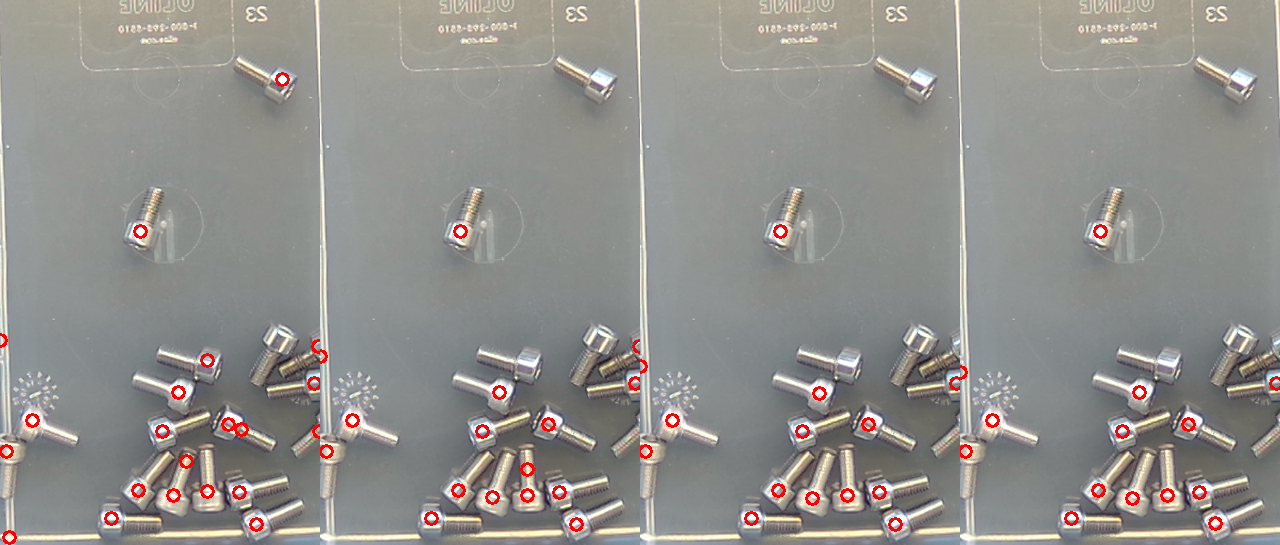
#> input picture dev/cores.png, 1280 x 545 px, given in place of gt27_0.png, which was not available
$ python m9.py
#> lines starting #> are read from the running program, lines starting #| are printed output that depends on the picture; after the words box and inside, x2 and y2 are one past the last pixel; in counts of white or black regions, pixels touching at a corner belong together
### dev/approaches/watershed.py
"""Split-then-count screw counter (watershed approach).

count_screws(frame_bgr, unit=None) -> dict(count, items, debug)
calibrate(frame_bgr, true_count) -> unit (dict)

Pipeline (all at half resolution, S=2):
 1. Bin = largest bright blob (Otsu on blurred grey, closed, convex hull), eroded
    so the outer rim is ignored.  No hand-placed ROI.
 2. Background = heavy median of the frame (screws are thin, so a median window
    several screw-widths wide removes them).  d = grey - background.
    Polarity = sign of the larger extreme of d inside the bin (dark screws on a
    white floor -> negative, shiny screws on a grey floor -> positive).
    peak = 99.9th percentile of the polarity-signed contrast.
 3. Hysteresis mask.  strong = signed contrast > 0.5*peak (only real metal gets
    this far; ghost reflections in translucent walls stay at ~0.25*peak),
    weak = |d| > 0.25*peak.  Keep weak pixels connected to strong ones.  Both
    thresholds are fractions of the image's own peak contrast.  The weak level
    sits above the seam level: the thin gap between two touching screws keeps
    some floor light and drops below 0.25*peak, so the seam gets cut.
 4. Watershed split: distance transform of the mask; markers = DT maxima
    surviving an h-maxima test (h = 0.35*typical shank half-width), which cuts
    necks (end-to-end contacts, point contacts) but not the smooth ridge of one
    screw.  cv2.watershed then grows them inside the mask.
 5. Validation / counting.  Per instance: area, DT max (thickness).  Instances
    with thickness < 0.55x a single screw's (wall edge lines, text, glare
    lines) or area < 0.3 unit are dropped.  Each kept instance counts
    max(1, round(area/unit_area)), so a merged side-by-side pair with no
    visible seam still counts 2.
 unit (auto) = robust mode of instance areas (median, then median in
 [0.5,1.5]x); calibrated unit = kept mask area / true count.
"""
import cv2
import numpy as np

S = 2  # processing downscale


def _bin_mask(g):
    gb = cv2.GaussianBlur(g, (0, 0), 3)
    _, br = cv2.threshold(gb, 0, 255, cv2.THRESH_BINARY + cv2.THRESH_OTSU)
    k = max(3, g.shape[1] // 38) | 1          # ~2.5% of width: closes screw holes in bin blob
    br = cv2.morphologyEx(br, cv2.MORPH_CLOSE, cv2.getStructuringElement(cv2.MORPH_ELLIPSE, (k, k)))
    n, lab, st, _ = cv2.connectedComponentsWithStats(br)
    if n < 2:
        return np.full_like(g, 255)
    i = 1 + int(np.argmax(st[1:, 4]))
    cs, _ = cv2.findContours((lab == i).astype(np.uint8), cv2.RETR_EXTERNAL, cv2.CHAIN_APPROX_SIMPLE)
    hull = cv2.convexHull(max(cs, key=cv2.contourArea))
    m = np.zeros_like(g)
    cv2.drawContours(m, [hull], -1, 255, -1)
    e = max(3, g.shape[1] // 62) | 1          # drop the outer rim (~1.6% of width)
    return cv2.erode(m, cv2.getStructuringElement(cv2.MORPH_ELLIPSE, (e, e)))


# [189 lines left out: functions _floor_mask, _segment, _hmax_markers, _split, _instances, _robust_mode and 5 more, not called in this run]

### dev/approaches/tmp_ws/m9.py
import cv2,numpy as np,sys
sys.path.insert(0,'dev/approaches'); import watershed as W
for n in ['gt27_0','frame_focused']:
    f=cv2.imread(f'dev/{n}.png'); g=cv2.cvtColor(f,6); H,Wd=g.shape
#> further down, f is the input picture: shape (545, 1280, 3); mean B, G, R 140.6, 144, 145.7
#> after `H, Wd = g.shape`: H = 545; Wd = 1280
    b=cv2.resize(W._bin_mask(cv2.resize(g,(Wd//2,H//2))),(Wd,H),interpolation=0)
#> in _bin_mask, `gb = cv2.GaussianBlur(g, (0, 0), 3)`:
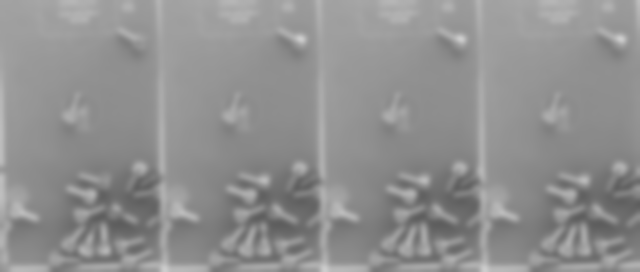
#> gb: shape (272, 640); min 93, max 205, mean 143.9
#> in _bin_mask, `_, br = cv2.threshold(gb, 0, 255, cv2.THRESH_BINARY + cv2.THRESH_OTSU)`:
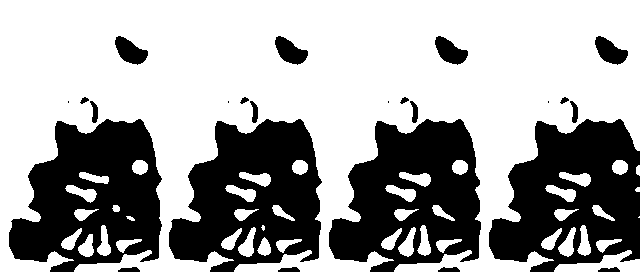
#> br: shape (272, 640); 63.5% white; 24 black regions (4 under 20 px), largest, box (x1, y1, x2, y2) and area: (9, 119, 162, 272) 15205, (489, 119, 640, 272) 15108, (169, 119, 322, 272) 15048
#> in _bin_mask, `br = cv2.morphologyEx(br, cv2.MORPH_CLOSE, cv2.getStructuringElement(c..`:
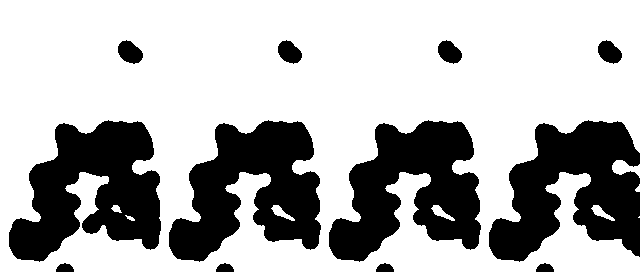
#> br: shape (272, 640); 69.5% white; 12 black regions
#> in _bin_mask, `n, lab, st, _ = cv2.connectedComponentsWithStats(br)`:
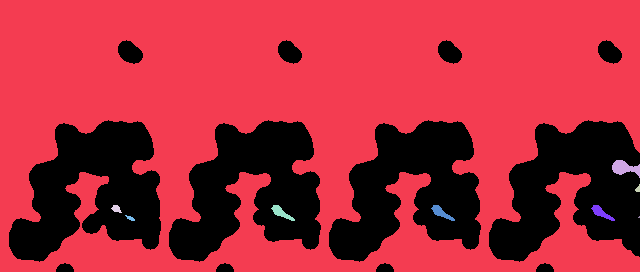
#> lab: shape (272, 640) int32; 10 distinct labels, from 0 to 9; one colour per label, 0 black
#> in _bin_mask, `n, lab, st, _ = cv2.connectedComponentsWithStats(br)`: n = 10; st = [[9, 40, 631, 232, 53079], [0, 0, 640, 272, 120158], [612, 160, 28, 18, 281], [635, 184, 5, 8, 25], [111, 205, 11, 8, 54], [271, 205, 24, 16, 150], [431, 205, 24, 16, 150], [591, 205, 24, 16, 150], [125, 215, 10, 6, 30], [638, 216, 2, 2, 3]]
#> in _bin_mask, `i = 1 + int(np.argmax(st[1:, 4]))`: i = 1
#> in _bin_mask, `cs, _ = cv2.findContours((lab == i).astype(np.uint8), cv2.RETR_EXTERNA..`: cs = 1 contour; box (x1, y1, x2, y2) and area: (0, 0, 640, 272) 159122
#> in _bin_mask, `hull = cv2.convexHull(max(cs, key=cv2.contourArea))`: hull = [[639, 0], [639, 271], [0, 271], [0, 0]]
#> in _bin_mask, `cv2.drawContours(m, [hull], -1, 255, -1)`: m: shape (272, 640); every value is 255
#> b: shape (545, 1280); every value is 255
    gf=g.copy(); gf[b==0]=int(np.median(g[b>0]))
    s=8; bg=cv2.resize(cv2.medianBlur(cv2.resize(gf,(Wd//s,H//s),interpolation=cv2.INTER_AREA),21),(Wd,H)).astype(np.float32)
#> after `bg = cv2.resize(cv2.medianBlur(cv2.resize(gf, (Wd // s, H // s), inter`:
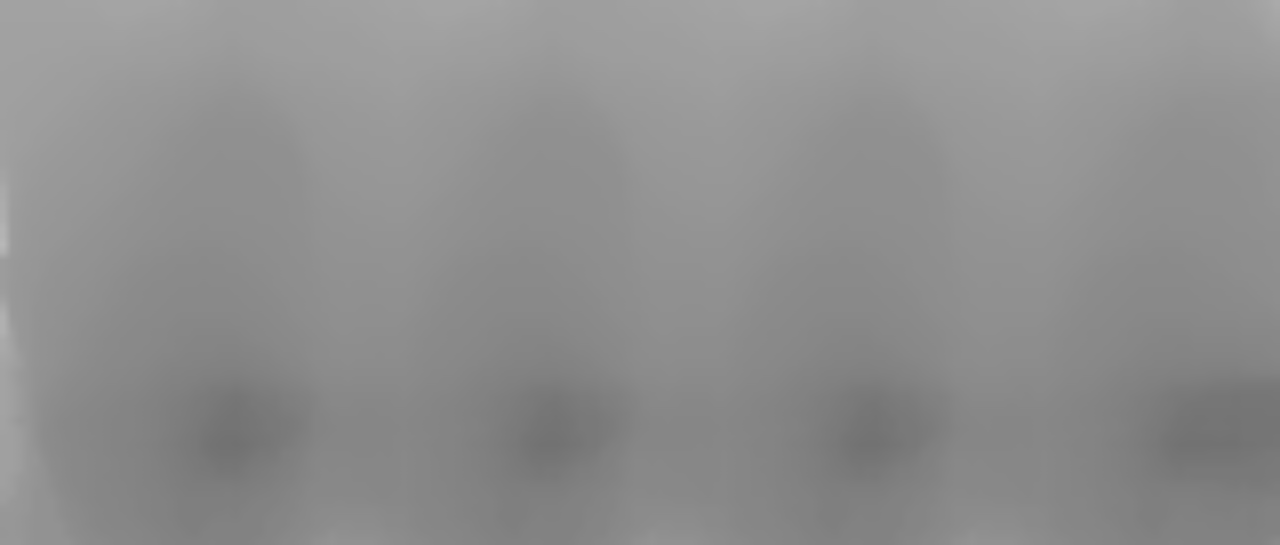
#> bg: shape (545, 1280) float32; min 113, max 184, mean 142.3
    d=gf.astype(np.float32)-bg
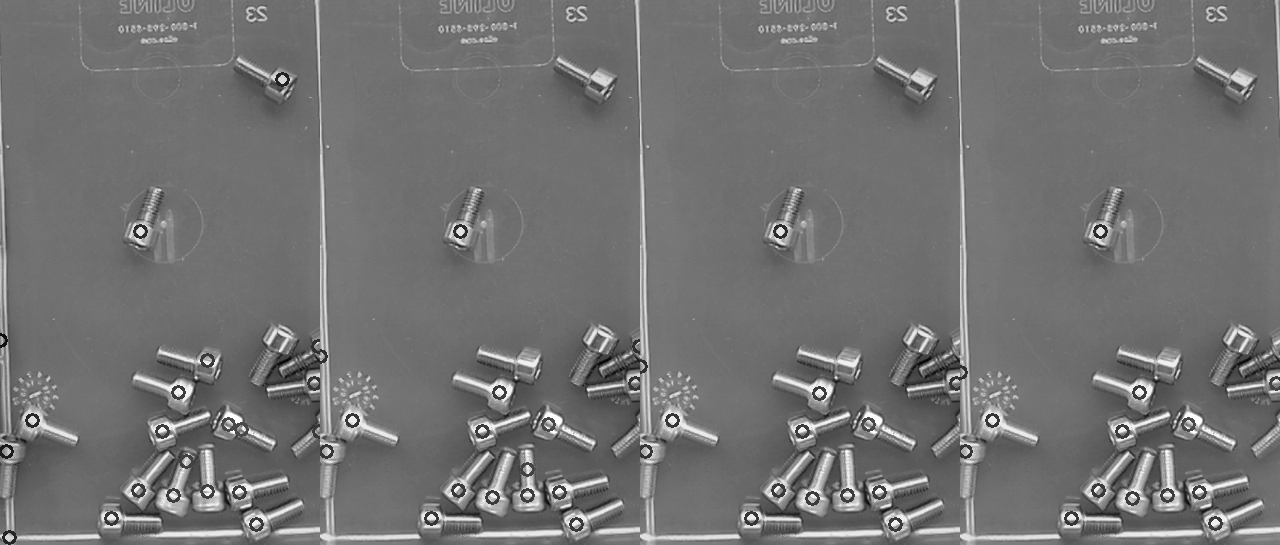
#> d: shape (545, 1280) float32; min -111, max 139, mean 1.7; drawn with min black and max white
    pos,neg=np.percentile(d[b>0],99.9),-np.percentile(d[b>0],0.1); pol=1 if pos>neg else -1; pk=max(pos,neg); sd=d*pol
#> after `pos, neg = (np.percentile(d[b > 0], 99.9), -np.percentile(d[b > 0], 0.`: pos = 129; neg = 80
#> after `pol = 1 if pos > neg else -1`: pol = 1
#> after `pk = max(pos, neg)`: pk = 129
    v=f.copy(); v[sd>0.4*pk]=(0,0,255); v[(sd>0.15*pk)&(sd<=0.4*pk)]=(255,120,0); v[-sd>0.15*pk]=(0,220,0)
#> after `v[-sd > 0.15 * pk] = (0, 220, 0)`:
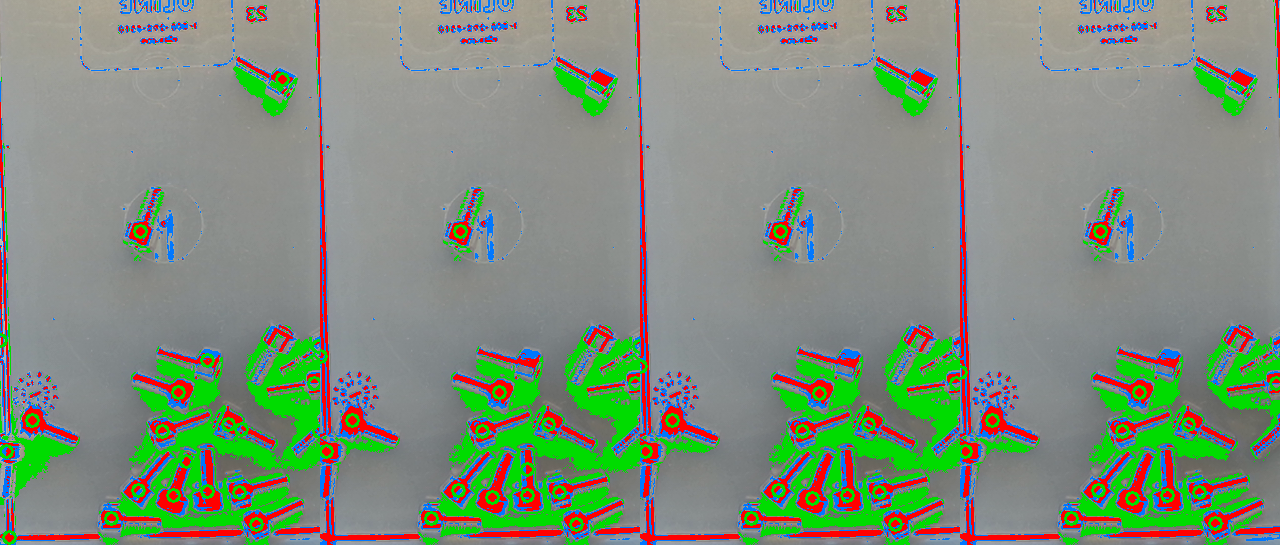
#> v: shape (545, 1280, 3); mean B, G, R 124, 141.6, 128.2
    cv2.imwrite(f'dev/approaches/tmp_ws/mk_{n}.png',v)
    print(n,pk)
#| gt27_0 129.0
#> pass 2 of the loop `for n in ['gt27_0','frame_focused']:`:
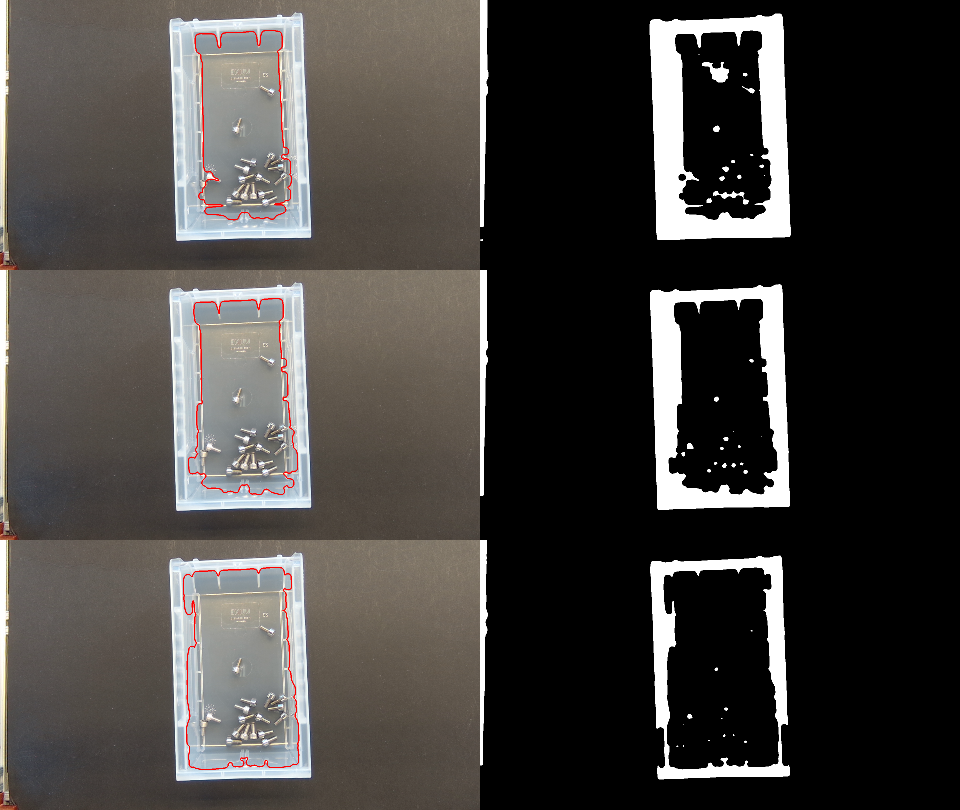
#> input picture dev/floor.png, 960 x 810 px, given in place of frame_focused.png, which was not available
#> f is the input picture: shape (810, 960, 3); mean B, G, R 63.6, 66.2, 69.1
#> gb: shape (405, 480)
#> in _bin_mask (call 2), `n, lab, st, _ = cv2.connectedComponentsWithStats(br)`:
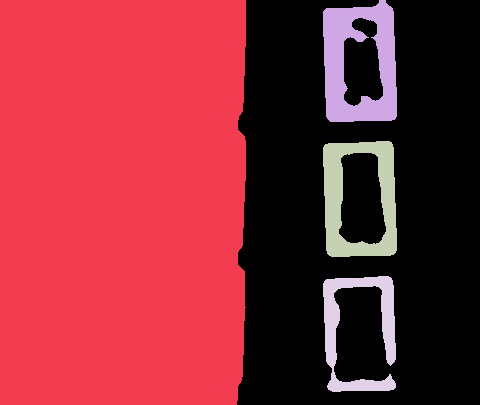
#> lab: shape (405, 480) int32; 5 distinct labels, from 0 to 4; one colour per label, 0 black
#> n = 5; st = [[237, 0, 243, 405, 82151], [0, 0, 246, 405, 98685], [323, 0, 74, 122, 5658], [323, 141, 74, 116, 4562], [323, 276, 73, 116, 3344]]
#> cs = 1 contour; box (x1, y1, x2, y2) and area: (0, 0, 246, 405) 98040
#> hull = [[245, 0], [245, 307], [243, 354], [242, 376], [237, 400], [236, 404], [0, 404], [0, 0]]
#> m: shape (405, 480); 51.1% white; 1 black region, box (x1, y1, x2, y2) and area: (237, 0, 480, 405) 95044
#> b: shape (810, 960); 50.5% white; 1 black region, box (x1, y1, x2, y2) and area: (468, 0, 960, 810) 385072
#> bg: shape (810, 960) float32
#> d: shape (810, 960) float32
#> pos = 168; neg = 93
#> pk = 168
#> `v[-sd > 0.15 * pk] = (0, 220, 0)`:
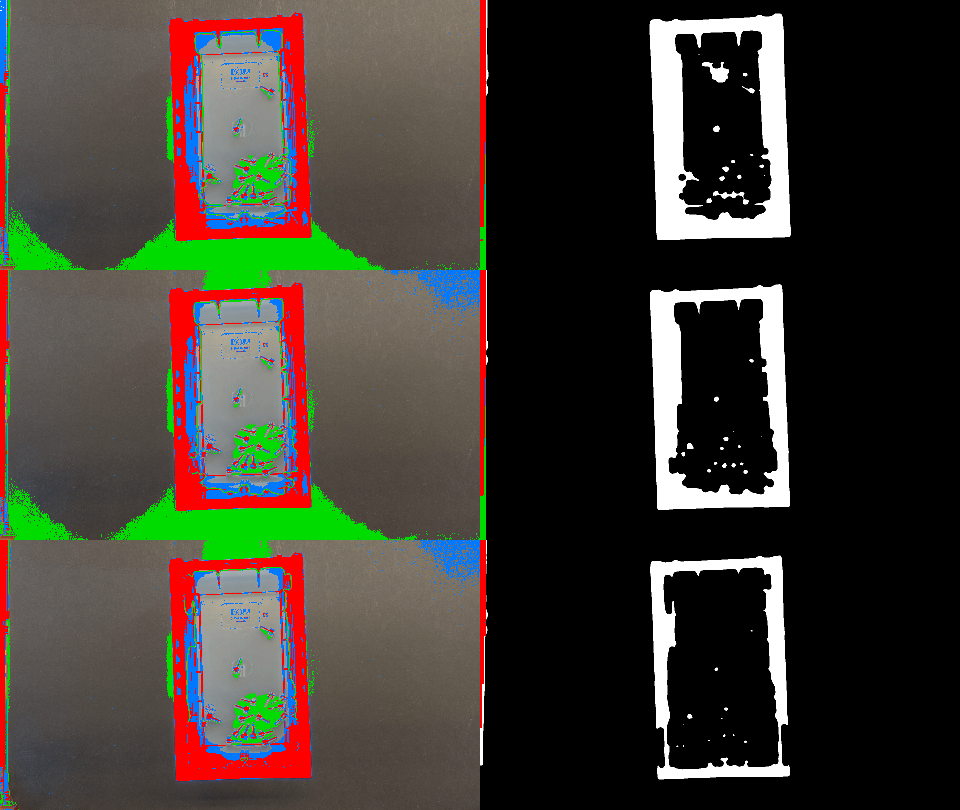
#> v: shape (810, 960, 3); mean B, G, R 51.5, 59.6, 64
#| frame_focused 168.0
